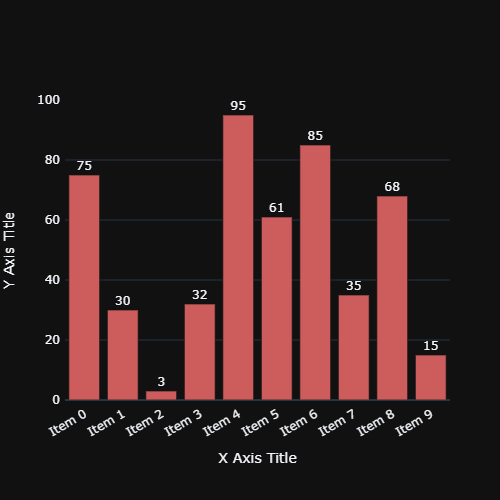

Generate this figure with Python:
import plotly.graph_objects as plot
import numpy as np

np.random.seed(45)

# defining size of the array
size = 10

x = [f'Item {i}' for i in range(size)]
y = np.random.randint(low=0, high=100, size=size)

fig = plot.Figure(plot.Bar(
    x=x,
    y=y,
    text=y,
    marker_color='indianred',
    hovertemplate="%{x} : %{y} <extra></extra>",
    textposition='outside',
    showlegend=False,
))

fig.layout.template = 'plotly_dark'
layout_yaxis_visible = True
layout_yaxis_showticklabels = False
fig.update_layout(
    xaxis_title='X Axis Title',
    yaxis_title='Y Axis Title',
    xaxis_tickangle=-30,
    width=500,
    height=500,
    autosize=False,
    margin=dict(l=50, r=50, b=100, t=100, pad=4)
)
fig.update_yaxes(showgrid=True, showticklabels=True)

fig.show()
